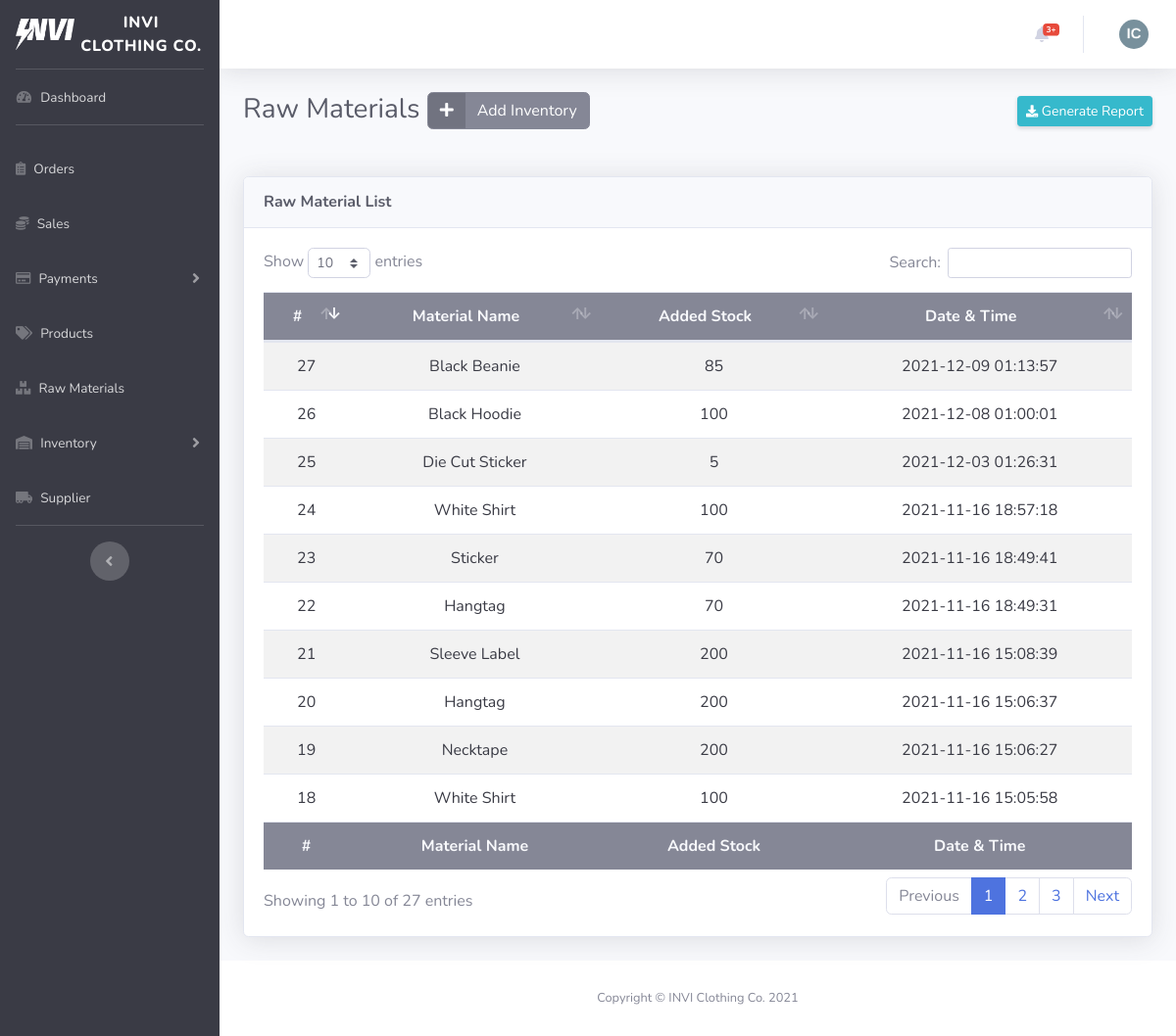
The page /dist/inventorymaterial.php on the database its author committed.
### tables this page shows
CREATE TABLE `account_table` (
  `ID` int(11) NOT NULL AUTO_INCREMENT,
  `firstName` varchar(255) NOT NULL,
  `lastName` varchar(255) NOT NULL,
  `email` varchar(255) NOT NULL,
  `password` varchar(255) NOT NULL,
  `contactNumber` varchar(255) DEFAULT NULL,
  `profileImg` varchar(255) DEFAULT NULL,
  `access` varchar(255) NOT NULL,
  PRIMARY KEY (`ID`)
);

CREATE TABLE `rawmaterials_table` (
  `ID` int(11) NOT NULL AUTO_INCREMENT,
  `materialName` varchar(255) NOT NULL,
  `unitPrice` int(11) NOT NULL,
  `stockQty` int(11) NOT NULL,
  `supplierID` int(11) NOT NULL,
  PRIMARY KEY (`ID`),
  KEY `fk_supplier_idx` (`supplierID`),
  CONSTRAINT `fk_supplier` FOREIGN KEY (`supplierID`) REFERENCES `supplier_table` (`ID`) ON DELETE CASCADE ON UPDATE CASCADE
);

### class/webstoreclass.php (called while the page is built, shortened)
<?php
class WebStore
{
  private $server = "mysql:host=localhost;dbname=invi-clothing_database;port=3307";
  private $user = "root";
  private $pass = "";
  private $options = [
    PDO::ATTR_ERRMODE => PDO::ERRMODE_EXCEPTION,
    PDO::ATTR_DEFAULT_FETCH_MODE => PDO::FETCH_ASSOC,
  ];
  public function openConnection()
  {
    try {
      $this->con = new PDO(
        $this->server,
        $this->user,
        $this->pass,
        $this->options
      );
      return $this->con;
    } catch (PDOException $e) {
      echo "There is some problem in the connection :" . $e->getMessage();
    }
  }
  public function get_admin()
  {
    $connection = $this->openConnection();
    $stmt = $connection->prepare(
      "SELECT * FROM account_table WHERE access = 'admin' ORDER BY ID DESC"
    );
    $stmt->execute();
    $admins = $stmt->fetchall();
    $count = $stmt->rowCount();
    if ($count > 0) {
      return $admins;
    } else {
      return false;
    }
  }
  public function count_orders()
  {
    $connection = $this->openConnection();
    $stmt = $connection->prepare(
      "SELECT COUNT(DISTINCT(orderID)) FROM sales_table WHERE orderStatus = 'Placed'"
    );
    $stmt->execute();
    $orders = $stmt->fetchColumn();
    $count = $stmt->rowCount();
    if ($count > 0) {
      return $orders;
    } else {
      return false;
    }
  }
  public function get_inventory_materials_added()
  {
    $connection = $this->openConnection();
    $stmt = $connection->prepare(
      "SELECT inventory.ID, materialID, materialName, addedQty, dateTime FROM (SELECT * FROM inventorymaterial_table) inventory LEFT JOIN rawmaterials_table materials ON inventory.materialID = materials.ID ORDER BY ID DESC"
    );
    $stmt->execute();
    $inventoryMaterials = $stmt->fetchall();
    $count = $stmt->rowCount();
    if ($count > 0) {
      return $inventoryMaterials;
    } else {
      return false;
    }
  }
}
?>

### dist/inventorymaterial.php (the view, shortened to what this page needs)
<?php
require_once "../class/webstoreclass.php";
include_once "../includes/dashboard_header.php";
$admins = $store->get_admin();
?>
  <body id="page-top">
    <?php
    $store->add_inventory_materials();
    $addedInventoryMaterials = $store->get_inventory_materials_added();
    $countOrders = $store->count_orders();
    ?>
    <div id="wrapper">
      <?php include_once "../includes/dashboard_sidebar.php"; ?>
      <div id="content-wrapper" class="d-flex flex-column">
        <div id="content">
          <?php include_once "../includes/dashboard_navbar.php"; ?>
          <div class="container-fluid">
            <div
              class="d-sm-flex align-items-center justify-content-between mb-4 d-print-none"
            >
              <h1 class="h3 mb-4 text-gray-800">Raw Materials
                <button type="button" href="#" class="btn btn-secondary btn-icon-split" data-toggle="modal" data-target="#materialsModal">
                    <span class="icon text">
                      <i class="fas fa-plus"></i>
                    </span>
                    <span class="text">Add Inventory</span>
                </button>
              </h1>
              <div class="dropdown no-arrow mb-4">
                <button class="btn btn-info btn-sm shadow-sm dropdown-toggle" type="button"
                    id="dropdownMenuButton" data-toggle="dropdown" aria-haspopup="true"
                    aria-expanded="false">
                    <i class="fas fa-download fa-sm text"></i>
                    Generate Report
                </button>
              </div>
            </div>
            <div class="card shadow mb-4 d-print-none">
              <div class="card-header py-3">
                <h6 class="m-0 font-weight-bold text-gray-800">
                  Raw Material List
                </h6>
              </div>
              <div class="card-body">
                <div class="table-responsive">
                  <table
                    class="table table-striped text-center"
                    id="dataTable"
                    width="100%"
                    cellspacing="0"
                    data-order='[[ 0, "desc" ]]'
                  >
                    <thead class="bg-gray-600 text-gray-100">
                        <tr>
                          <th>#</th>
                          <th>Material Name</th>
                          <th>Added Stock</th>
                          <th>Date & Time</th>
                        </tr>
                    </thead>
                    <tbody class="text-gray-900">
                      <?php if ($addedInventoryMaterials) { ?>
                        <?php foreach (
                          $addedInventoryMaterials
                          as $inventoryMaterial
                        ) { ?>
                          <tr>
                            <td><?= $inventoryMaterial["ID"] ?></td>
                            <td><?= $inventoryMaterial["materialName"] ?></td>
                            <td><?= $inventoryMaterial["addedQty"] ?></td>
                            <td><?= $inventoryMaterial["dateTime"] ?></td>
                          </tr>
                        <?php } ?>
                      <?php } ?>
                    </tbody>
                    <tfoot class="bg-gray-600 text-gray-100">
                        <tr>
                          <th>#</th>
                          <th>Material Name</th>
                          <th>Added Stock</th>
                          <th>Date & Time</th>
                        </tr>
                    </tfoot>
                  </table>
                </div>
              </div>
            </div>
          </div>
        </div>
        <?php require_once "../includes/dashboard_footer.php"; ?>
      </div>
    </div>
  </body>
</html>

### includes/dashboard_navbar.php (shortened to what this page needs)
<nav class="navbar navbar-expand navbar-light bg-white topbar mb-4 static-top shadow d-print-none">
    <ul class="navbar-nav ml-auto">
        <li class="nav-item dropdown no-arrow mx-1">
            <a class="nav-link dropdown-toggle" href="#" id="alertsDropdown" role="button"
                data-toggle="dropdown" aria-haspopup="true" aria-expanded="false">
                <i class="fas fa-bell fa-fw"></i>
                <?php if ($countOrders) { ?>
                    <span class="badge badge-danger badge-counter">
                        <?= $countOrders > 3 ? "3+" : $countOrders ?>
                    </span>
                <?php } ?>
            </a>
        </li>
        <li class="nav-item dropdown no-arrow">
            <a class="nav-link dropdown-toggle" href="#" id="userDropdown" role="button"
                data-toggle="dropdown" aria-haspopup="true" aria-expanded="false">
                    <?php if ($admins) { ?>
                        <?php foreach ($admins as $admin) { ?>
                            <?php if (
                              is_null($admin["profileImg"]) ||
                              empty($admin["profileImg"])
                            ) { ?>
                            <img alt="Profile image" class="avatar mx-auto d-block mt-4 mb-4" width="30px" height="30px" style="border-radius:50%;">
                            <?php } else { ?>
                                <img src="./assets/img/<?= $admin[
                                  "profileImg"
                                ] ?>" alt="Profile image" class="mx-auto d-block mt-4 mb-4" width="30px" height="30px" style="object-fit:cover; border-radius:50%;">
                            <?php } ?>
                        <?php } ?>
                    <?php } ?>
            </a>
        </li>
    </ul>
</nav>

### rows shown on the page
rawmaterials_table: ID "27", materialName "Black Beanie", addedQty "85", dateTime "2021-12-09 01:13:57"
rawmaterials_table: ID "26", materialName "Black Hoodie", addedQty "100", dateTime "2021-12-08 01:00:01"
rawmaterials_table: ID "25", materialName "Die Cut Sticker", addedQty "5", dateTime "2021-12-03 01:26:31"
rawmaterials_table: ID "24", materialName "White Shirt", addedQty "100", dateTime "2021-11-16 18:57:18", ID "18", dateTime "2021-11-16 15:05:58"
rawmaterials_table: ID "23", materialName "Sticker", addedQty "70", dateTime "2021-11-16 18:49:41"
rawmaterials_table: ID "22", materialName "Hangtag", addedQty "70", dateTime "2021-11-16 18:49:31", ID "20", addedQty "200", dateTime "2021-11-16 15:06:37"
rawmaterials_table: ID "21", materialName "Sleeve Label", addedQty "200", dateTime "2021-11-16 15:08:39"
rawmaterials_table: ID "19", materialName "Necktape", addedQty "200", dateTime "2021-11-16 15:06:27"
